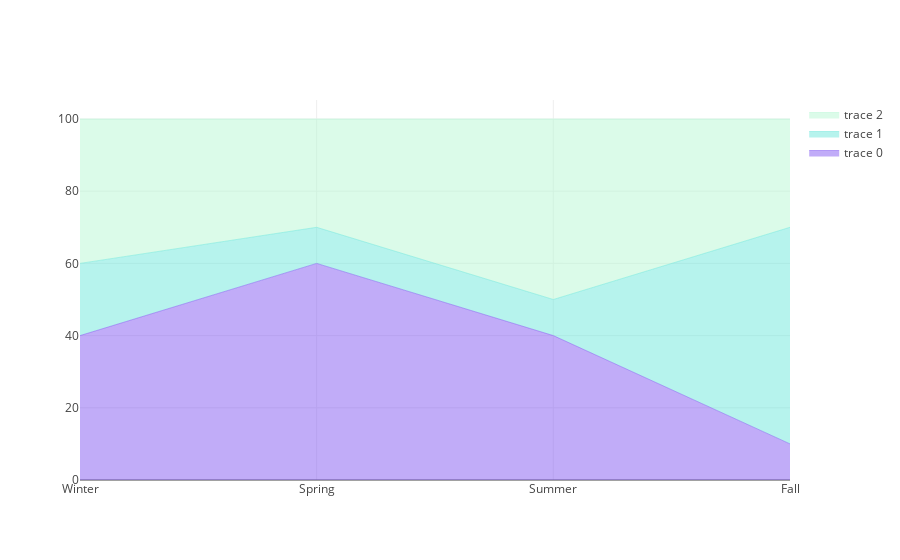

Write notebook code for a chart like this one.
### Markdown cell above
# Stacked Area Chart

### Code cell
x=['Winter', 'Spring', 'Summer', 'Fall']
trace0 = dict(
    x=x,
    y=[40, 60, 40, 10],
    hoverinfo='x+y',
    mode='lines',
    line=dict(width=0.5, color='rgb(131, 90, 241)'),
    stackgroup='one'
)
trace1 = dict(
    x=x,
    y=[20, 10, 10, 60],
    hoverinfo='x+y',
    mode='lines',
    line=dict(width=0.5, color='rgb(111, 231, 219)'),
    stackgroup='one'
)
trace2 = dict(
    x=x,
    y=[40, 30, 50, 30],
    hoverinfo='x+y',
    mode='lines',
    line=dict(width=0.5, color='rgb(184, 247, 212)'),
    stackgroup='one'
)
plotly.offline.iplot([trace0, trace1, trace2], filename='stacked-area-plot-hover', validate=False)

### Figure 1 — Plotly figure (JSON) as saved in the notebook; plotly's stock layout.template omitted (floating-point values rounded to 4 significant figures)
{"data": [{"hoverinfo": "x+y", "line": {"color": "rgb(131, 90, 241)", "width": 0.5}, "mode": "lines", "stackgroup": "one", "x": ["Winter", "Spring", "Summer", "Fall"], "y": [40, 60, 40, 10]}, {"hoverinfo": "x+y", "line": {"color": "rgb(111, 231, 219)", "width": 0.5}, "mode": "lines", "stackgroup": "one", "x": ["Winter", "Spring", "Summer", "Fall"], "y": [20, 10, 10, 60]}, {"hoverinfo": "x+y", "line": {"color": "rgb(184, 247, 212)", "width": 0.5}, "mode": "lines", "stackgroup": "one", "x": ["Winter", "Spring", "Summer", "Fall"], "y": [40, 30, 50, 30]}], "layout": {}}
